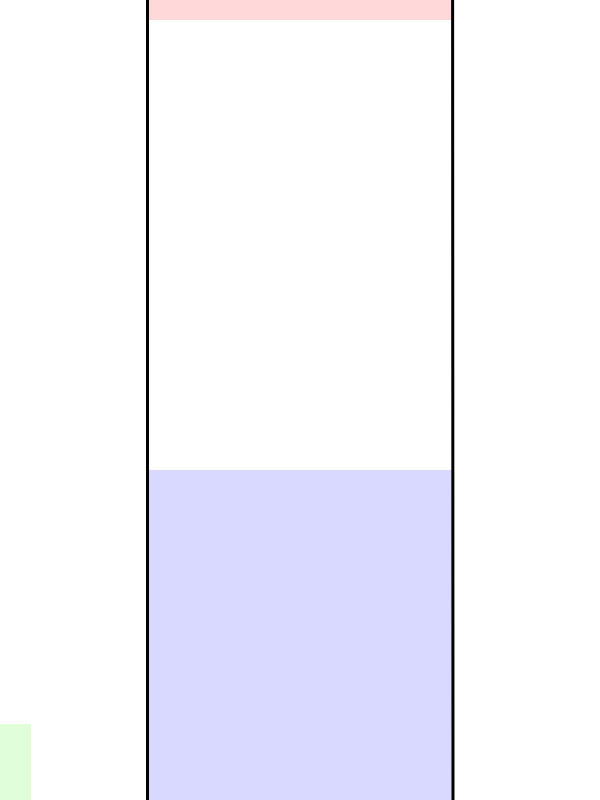
#> input picture maps/task1.png, 600 x 800 px
$ python -i sim_map.py   (imports and definitions only)   (older library calls are emulated)
#> lines starting #> are read from the running program, lines starting #| are printed output that depends on the picture; after the words box and inside, x2 and y2 are one past the last pixel; in counts of white or black regions, pixels touching at a corner belong together
import numpy as np
import cv2
import matplotlib.pyplot as plt
from matplotlib.patches import Rectangle
import time
import matplotrecorder
from utils import *

rng = np.random.default_rng(42)

class GoalState:
    def get_goal_pos(self):
        pass

    def reached_goal(self, car):
        pass

class PointGoalState(GoalState):
    def __init__(self, x, y):
        self.goal_pos = (x, y)

    def get_goal_pos(self):
        return np.array(self.goal_pos)

    def reached_goal(self, car, padding=20):
        x, y, theta, _ = car.state
        return point_in_rect(self.goal_pos, (x, y), theta, car.width, car.height, padding=padding)

class RegionGoalState(GoalState):
    # [24 lines left out: functions __init__, get_goal_pos, reached_goal, not called in this run]

class Map:
    def __init__(self,
        img_path, path_reversal_probability=0.0,
        angle_min=0.0, angle_max=2*np.pi,
        angle_mode='auto', angle_noise=0.0,
        lidar_angle_min=-np.pi, lidar_angle_max=np.pi,
        endpoint_mode='region' # or 'point'
    ):
#> called with img_path = 'maps/task1.png', path_reversal_probability = 0, angle_min = 0, angle_max = 6.28, angle_mode = 'auto', angle_noise = 0, lidar_angle_min = -3.14, lidar_angle_max = 3.14
        self.img_path = img_path
        self.img = cv2.cvtColor(cv2.imread(img_path), cv2.COLOR_BGR2RGB)
        self.path_reversal_probability = path_reversal_probability
        self.angle_min = angle_min
        self.angle_max = angle_max
        self.angle_mode = angle_mode
        self.angle_noise = angle_noise
        self.lidar_angle_min = lidar_angle_min
        self.lidar_angle_max = lidar_angle_max
        self.endpoint_mode = endpoint_mode

        self.img_shape = self.img.shape[:2]

        # Find all red, blue, and black pixels
        img_r = self.img[:,:,0]
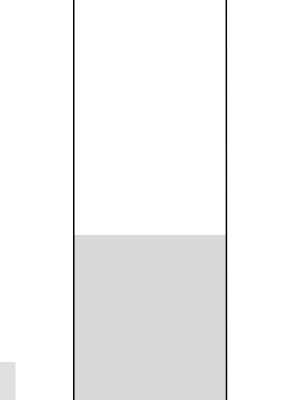
#> img_r: shape (800, 600) (shown at 1/2 size); min 0, max 255, mean 244.4
        img_g = self.img[:,:,1]
        img_b = self.img[:,:,2]
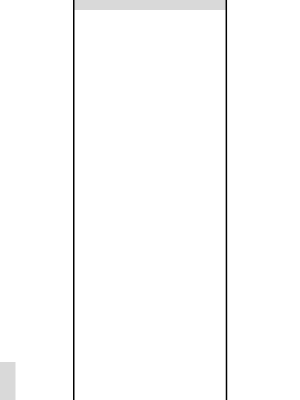
#> img_b: shape (800, 600) (shown at 1/2 size); min 0, max 255, mean 251.8

        # FIXME: These points might be iffy because right now, the origin is the top left, and it... increases as it goes down and right? Odd.
        # Right now, I'm flipping it so that the origin is the bottom left and it increases as it goes up and right; not sure if that fixes it.

        # Start direction points are used to calculate the starting angle; they form a line that bounds the start section pointing in the direction
        # that cars in that section should go. In the future, we could add a similar feature for the end point, but we currently don't include theta
        # in the goal state.
        start_dir_points = np.where(np.logical_and(img_r == 0, np.logical_and(img_g == 0, img_b == 255)))
#> start_dir_points = (empty array, empty array)
        self.start_dir_points = np.ones((len(start_dir_points[0]), 2))
#> self.start_dir_points = empty array
        self.start_dir_points[:,0] = start_dir_points[1] # col = x
        self.start_dir_points[:,1] = start_dir_points[0] # row = y

        start_thresh = np.logical_and(np.logical_and(img_r < 250, img_r > 0), np.logical_and(np.logical_and(img_g < 250, img_g > 0), img_b == 255))
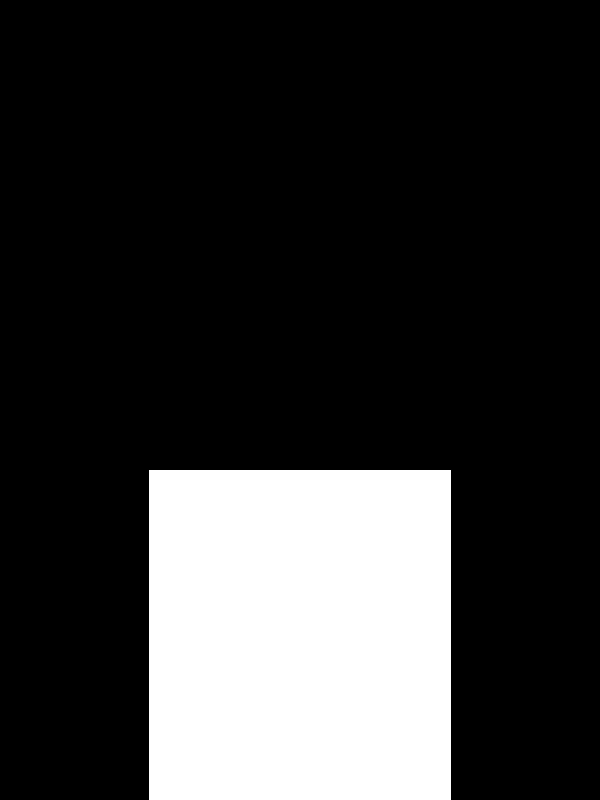
#> start_thresh: shape (800, 600) bool; 20.8% white; 1 white region, box (x1, y1, x2, y2) and area: (149, 470, 451, 800) 99660
        start_points = np.where(start_thresh)
#> start_points = 99660 positions, rows 470 to 799, columns 149 to 450
        self.start_points = np.zeros((len(start_points[0]), 2))
#> self.start_points = 99660 pairs, first value 0 to 0, second value 0 to 0
        self.start_points[:,0] = start_points[1] # col = x
        self.start_points[:,1] = start_points[0] # row = y

        end_dir_points = np.where(np.logical_and(img_r == 255, np.logical_and(img_g == 0, img_b == 0)))
#> end_dir_points = (empty array, empty array)
        self.end_dir_points = np.ones((len(end_dir_points[0]), 2))
#> self.end_dir_points = empty array
        self.end_dir_points[:,0] = end_dir_points[1] # col = x
        self.end_dir_points[:,1] = end_dir_points[0] # row = y

        end_thresh = np.logical_and(img_r == 255, np.logical_and(np.logical_and(img_g < 250, img_g > 0), np.logical_and(img_b < 250, img_b > 0)))
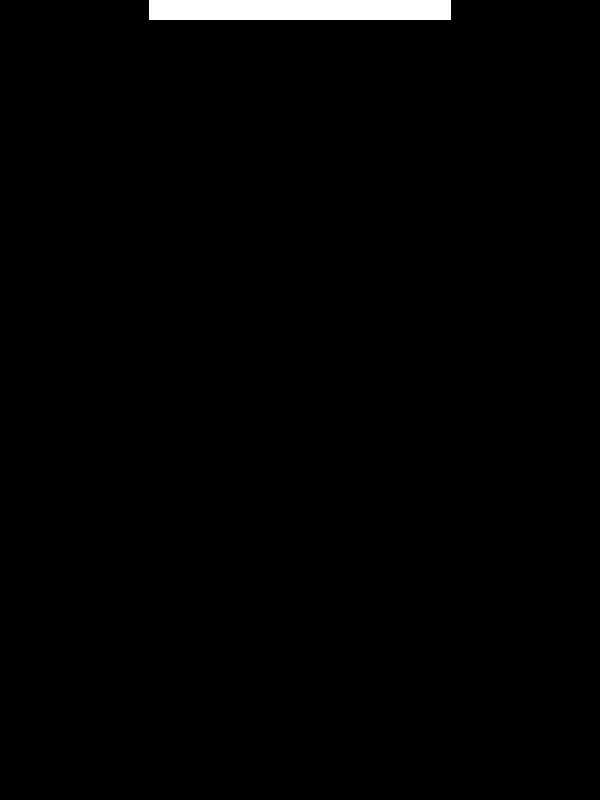
#> end_thresh: shape (800, 600) bool; 1.3% white; 1 white region, box (x1, y1, x2, y2) and area: (149, 0, 451, 20) 6040
        end_points = np.where(end_thresh)
#> end_points = 6040 positions, rows 0 to 19, columns 149 to 450
        self.end_points = np.zeros((len(end_points[0]), 2))
#> self.end_points = 6040 pairs, first value 0 to 0, second value 0 to 0
        self.end_points[:,0] = end_points[1] # col = x
        self.end_points[:,1] = end_points[0] # row = y

        boundary_points = np.where(np.logical_and(img_r == 0, np.logical_and(img_g == 0, img_b == 0)))
#> boundary_points = 4000 positions, rows 0 to 799, columns 146 to 453
        self.boundary_points = np.zeros((len(boundary_points[0]), 2))
#> self.boundary_points = 4000 pairs, first value 0 to 0, second value 0 to 0
        self.boundary_points[:,0] = boundary_points[1] # col = x
        self.boundary_points[:,1] = boundary_points[0] # row = y

        # Get blobs for use in end region mode
        num_labels, labels, stats, centroids = cv2.connectedComponentsWithStats(start_thresh.astype(np.uint8), 4, cv2.CV_32S)
#> num_labels = 2; stats = [[0, 0, 600, 800, 380340], [149, 470, 302, 330, 99660]]; centroids = [[299.5, 337.9], [299.5, 634.5]]
        # Save 0-indexed centroids and 0-indexed labels
        self.start_region_centroids = centroids[1:]
#> self.start_region_centroids = [[299.5, 634.5]]
        self.start_region_labels = labels - 1

        # Get blobs for use in end region mode
        num_labels, labels, stats, centroids = cv2.connectedComponentsWithStats(end_thresh.astype(np.uint8), 4, cv2.CV_32S)
#> stats = [[0, 0, 600, 800, 473960], [149, 0, 302, 20, 6040]]; centroids = [[299.5, 404.5], [299.5, 9.5]]
        # Save 0-indexed centroids and 0-indexed labels
        self.end_region_centroids = centroids[1:]
#> self.end_region_centroids = [[299.5, 9.5]]
        self.end_region_labels = labels - 1

        # Determine car size for rendering and scan
        car_size_points = np.where(np.logical_and(img_r < 250, img_g == 255, img_b < 250))
#> car_size_points = 2356 positions, rows 724 to 799, columns 0 to 30
        self.car_width = np.max(car_size_points[1]) - np.min(car_size_points[1]) + 1
#> self.car_width = 31
        self.car_height = np.max(car_size_points[0]) - np.min(car_size_points[0]) + 1
#> self.car_height = 76

        self.user_text_point = (min(car_size_points[1]), min(car_size_points[0]))
#> self.user_text_point = (0, 724)

    def get_car_size(self):
        return self.car_width, self.car_height

    # [175 lines left out: functions choose_path, car_has_boundary_collision, raycast, lidar, draw_car, render, not called in this run]

    def close(self, timestep):
        matplotrecorder.save_movie(f'img/av_swarm_{int(time.time())}.mp4', timestep)

>>> result = Map('maps/task1.png').get_car_size()
#> result = (31, 76)

$ run again, on maps/task2.png
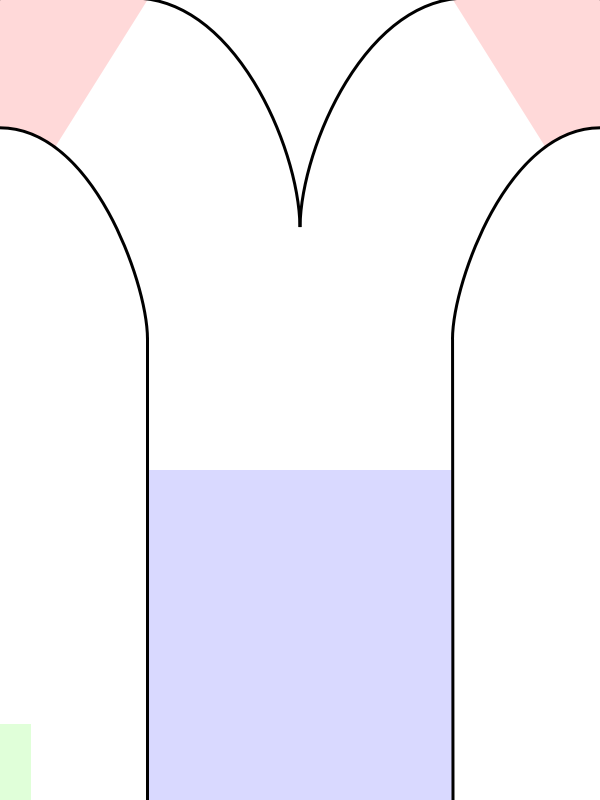
#> input picture maps/task2.png, 600 x 800 px
#> start_dir_points = (empty array, empty array)
#> self.start_dir_points = empty array
#> start_thresh: shape (800, 600) bool; 20.8% white; 1 white region, box (x1, y1, x2, y2) and area: (149, 470, 451, 800) 99660
#> start_points = 99660 positions, rows 470 to 799, columns 149 to 450
#> self.start_points = 99660 pairs, first value 0 to 0, second value 0 to 0
#> end_dir_points = (empty array, empty array)
#> self.end_dir_points = empty array
#> in __init__, `end_thresh = np.logical_and(img_r == 255, np.logical_and(np.logical_an..`:
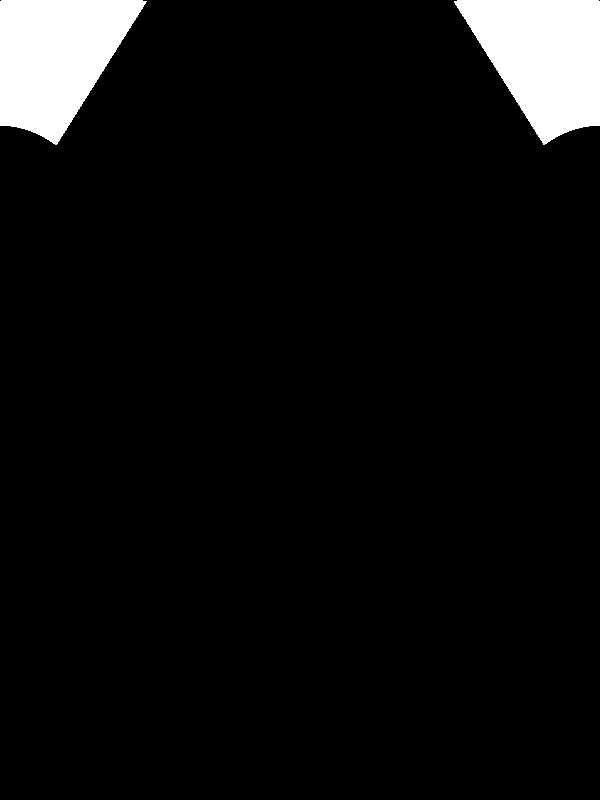
#> end_thresh: shape (800, 600) bool; 5.9% white; 2 white regions, box (x1, y1, x2, y2) and area: (0, 0, 147, 145) 14115, (454, 0, 600, 145) 14043
#> end_points = 28158 positions, rows 0 to 144, columns 0 to 599
#> self.end_points = 28158 pairs, first value 0 to 0, second value 0 to 0
#> boundary_points = 4311 positions, rows 0 to 799, columns 0 to 599
#> self.boundary_points = 4311 pairs, first value 0 to 0, second value 0 to 0
#> in __init__, `num_labels, labels, stats, centroids = cv2.connectedComponentsWithStat..`: num_labels = 2; stats = [[0, 0, 600, 800, 380340], [149, 470, 302, 330, 99660]]; centroids = [[299.5, 337.9], [299.5, 634.5]]
#> self.start_region_centroids = [[299.5, 634.5]]
#> in __init__, `num_labels, labels, stats, centroids = cv2.connectedComponentsWithStat..`: num_labels = 3; stats = [[0, 0, 600, 800, 451842], [0, 0, 147, 145, 14115], [454, 0, 146, 145, 14043]]; centroids = [[299.5, 420.8], [55.73, 57.43], [543.5, 57.36]]
#> self.end_region_centroids = [[55.73, 57.43], [543.5, 57.36]]
#> in __init__, `self.end_region_labels = labels - 1`:
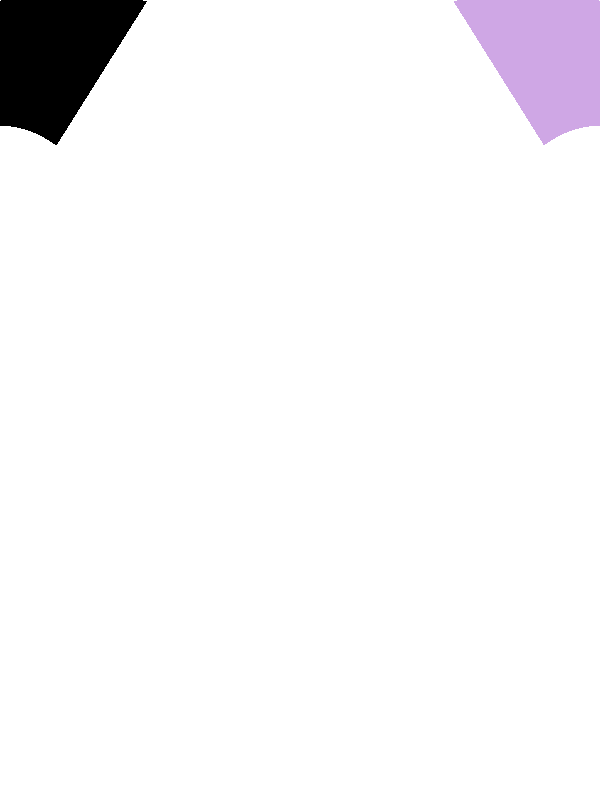
#> self.end_region_labels: shape (800, 600) int32; 3 distinct labels, from -1 to 1; one colour per label, 0 black, -1 white
#> car_size_points = 2356 positions, rows 724 to 799, columns 0 to 30
#> self.car_width = 31
#> self.car_height = 76
#> self.user_text_point = (0, 724)
#> result = (31, 76)

$ run again, on maps/task3.png
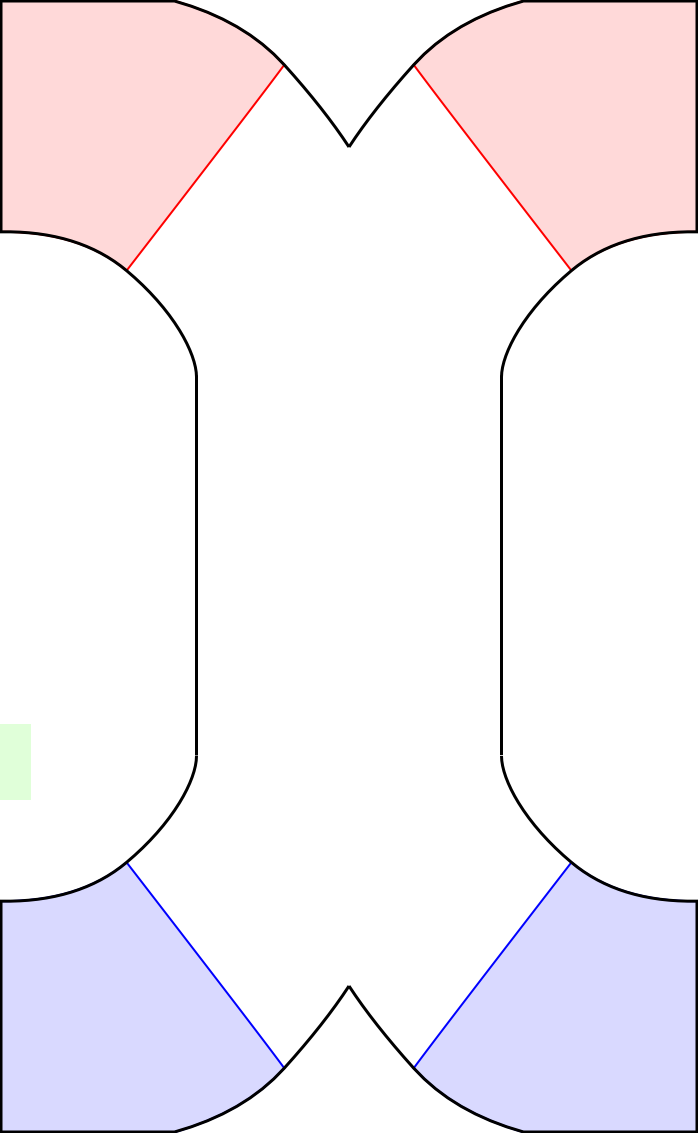
#> input picture maps/task3.png, 698 x 1133 px
#> start_dir_points = 392 positions, rows 864 to 1065, columns 128 to 569
#> self.start_dir_points = 392 pairs, first value 1 to 1, second value 1 to 1
#> in __init__, `start_thresh = np.logical_and(np.logical_and(img_r < 250, img_r > 0), ..`:
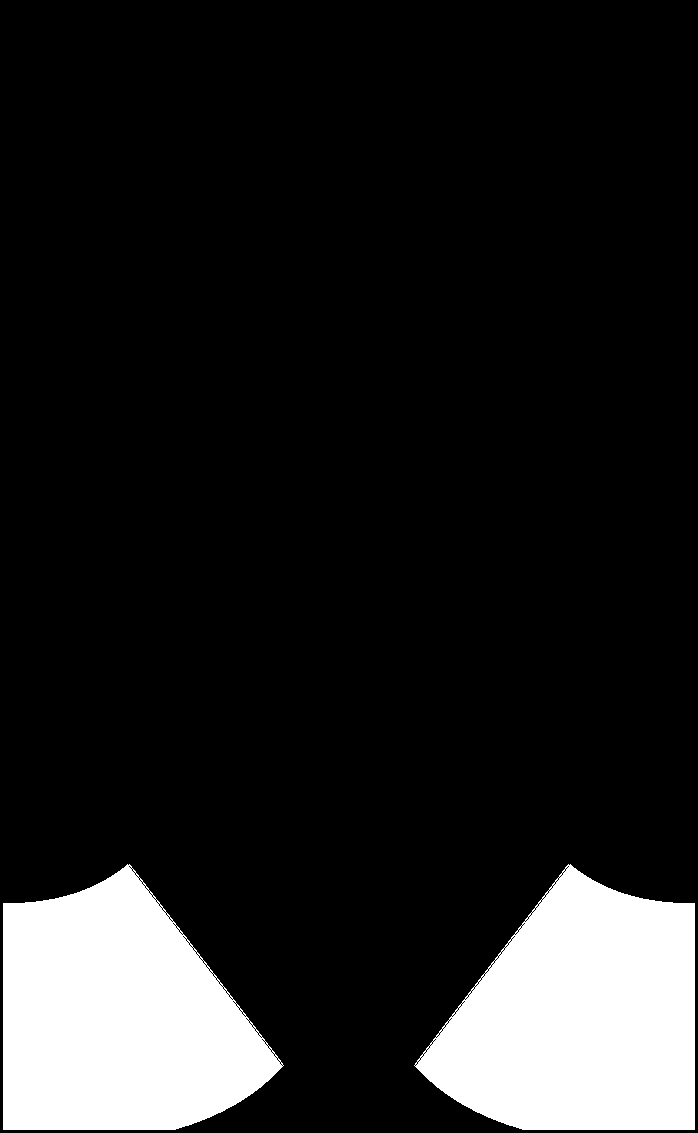
#> start_thresh: shape (1133, 698) bool; 13.4% white; 2 white regions, box (x1, y1, x2, y2) and area: (414, 864, 695, 1130) 52850, (3, 864, 284, 1130) 52849
#> start_points = 105699 positions, rows 864 to 1129, columns 3 to 694
#> self.start_points = 105699 pairs, first value 0 to 0, second value 0 to 0
#> end_dir_points = 392 positions, rows 67 to 268, columns 128 to 569
#> self.end_dir_points = 392 pairs, first value 1 to 1, second value 1 to 1
#> end_thresh: shape (1133, 698) bool; 13.4% white; 2 white regions, box (x1, y1, x2, y2) and area: (414, 3, 695, 269) 52850, (3, 3, 284, 269) 52849
#> end_points = 105699 positions, rows 3 to 268, columns 3 to 694
#> self.end_points has the same summary as self.start_points
#> boundary_points = 9014 positions, rows 0 to 1132, columns 0 to 697
#> self.boundary_points = 9014 pairs, first value 0 to 0, second value 0 to 0
#> in __init__, `num_labels, labels, stats, centroids = cv2.connectedComponentsWithStat..`: num_labels = 3; stats = [[0, 0, 698, 1133, 685135], [3, 864, 281, 266, 52849], [414, 864, 281, 266, 52850]]; centroids = [[348.5, 496.3], [117.1, 1017.7], [579.9, 1017.7]]
#> self.start_region_centroids = [[117.1, 1017.7], [579.9, 1017.7]]
#> self.start_region_labels: shape (1133, 698) int32; 3 distinct labels, from -1 to 1
#> in __init__, `num_labels, labels, stats, centroids = cv2.connectedComponentsWithStat..`: stats = [[0, 0, 698, 1133, 685135], [3, 3, 281, 266, 52849], [414, 3, 281, 266, 52850]]; centroids = [[348.5, 635.7], [117.1, 114.3], [579.9, 114.3]]
#> self.end_region_centroids = [[117.1, 114.3], [579.9, 114.3]]
#> in __init__, `self.end_region_labels = labels - 1`:
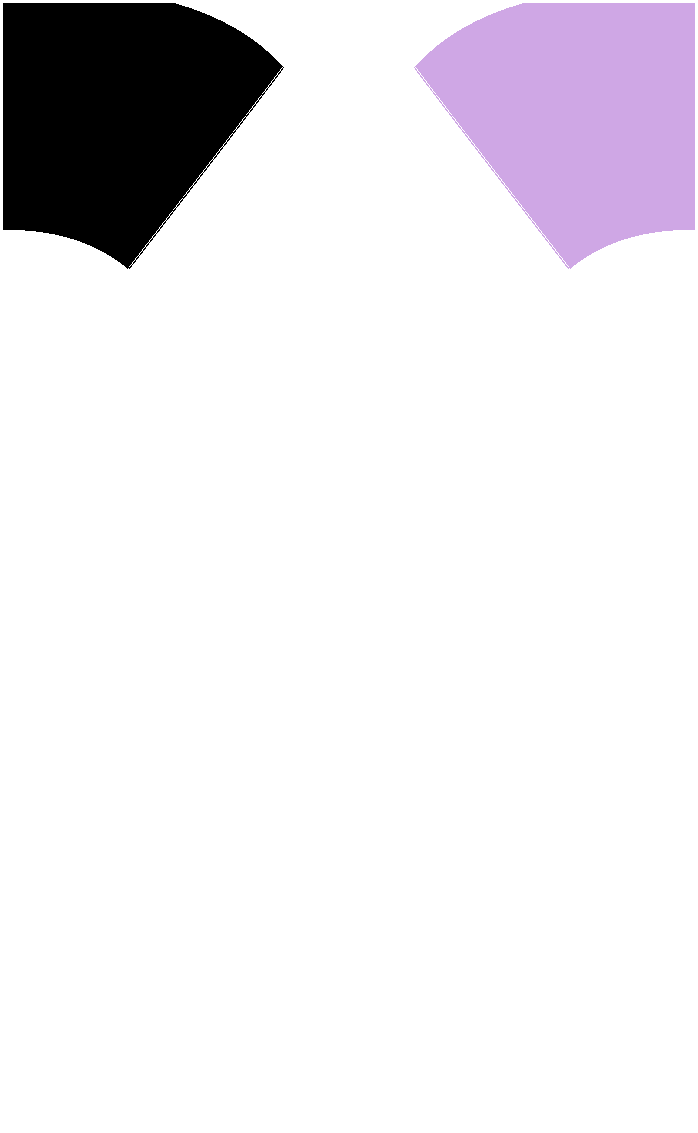
#> self.end_region_labels: shape (1133, 698) int32; 3 distinct labels, from -1 to 1; one colour per label, 0 black, -1 white
#> car_size_points = 2356 positions, rows 724 to 799, columns 0 to 30
#> self.car_width = 31
#> self.car_height = 76
#> self.user_text_point = (0, 724)
#> result = (31, 76)
